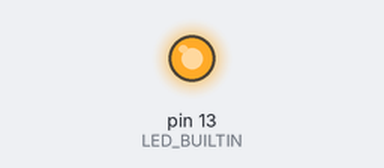
Recording of a sketch running on a simulated Arduino Uno, built with avr-gcc and run on an emulated ATmega328P. On the bench: output pins drawn as LEDs (lit = HIGH).

Above: at 1.0 s.
At 48.2 s:
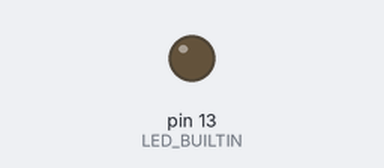
Timing chart, 0 to 50.7 s (numbered marks = the images above):
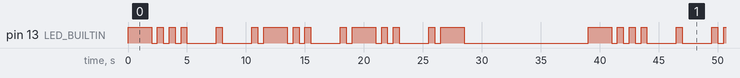

The sketch:

morse.ino
```cpp
// This displays the name BELLA in morse code
// on the Olimex Kitty badge
// See the morse code reference here https://math.hws.edu/eck/cs225/s03/code.txt

void setup()
{
  pinMode(LED_BUILTIN, OUTPUT);
}

void loop()
{
  l(); s(); s(); s(); //B
  delay(2000);
  s(); //E
  delay(2000);
  s(); l(); s(); s(); //L
  delay(2000);
  s(); l(); s(); s(); //L
  delay(2000);
  s(); l(); //A
  delay(10000);
}

void s()
{
  digitalWrite(LED_BUILTIN, HIGH);
  delay(500);
  digitalWrite(LED_BUILTIN, LOW);
  delay(500);
}

void l()
{
  digitalWrite(LED_BUILTIN, HIGH);
  delay(2000);
  digitalWrite(LED_BUILTIN, LOW);
  delay(500);
}
```

Measured:
- by itself, pin 13 (LED_BUILTIN): moves between LOW and HIGH, repeating every 39.0 s
- by itself, everything shown: repeats every 39.0 s, in 30 steps
